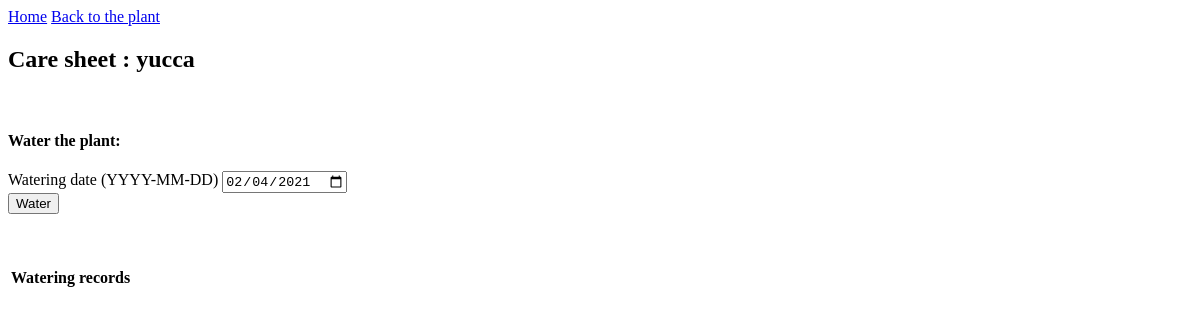
The app's page /plant/4/care, older data.
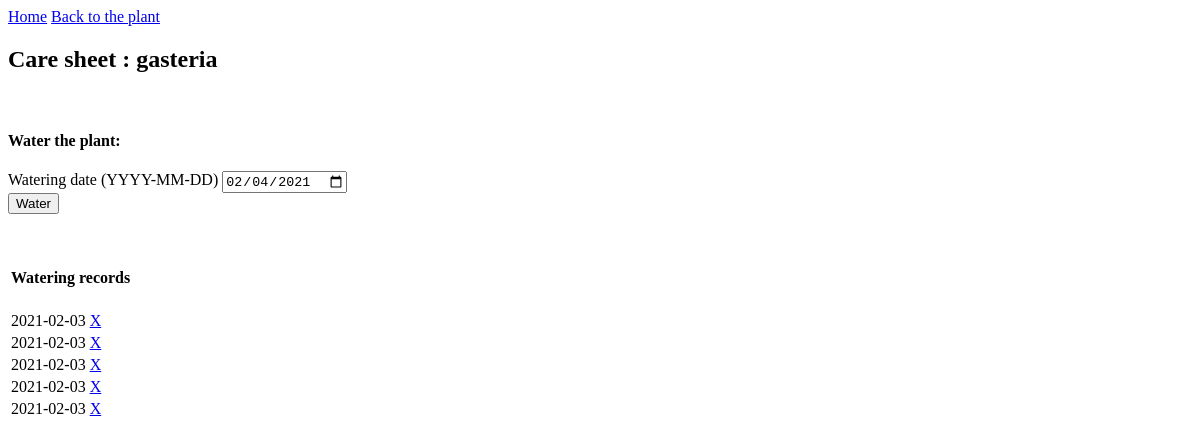
The same page, newer data.
### add_plant.py (models this page shows, shortened)
class Houseplants(db.Model):
    id = db.Column(db.Integer, primary_key=True)
    houseplant_name = db.Column(db.String(45), nullable=False, unique = True)
    species = db.Column(db.String(45))
    family = db.Column(db.String(45))
    date_acquired = db.Column(db.Date)
    source = db.Column(db.String(45))
    waterings = db.relationship('Waterings', backref='houseplants')

class Waterings(db.Model):
    watering_id = db.Column(db.Integer, primary_key=True)
    plant_id = db.Column(db.Integer, db.ForeignKey('houseplants.id'), nullable=False)
    date = db.Column(db.Date)

### add_plant.py (the view)
@app.route("/plant/<int:plant_id>/care", methods=['GET', 'POST'])
def care(plant_id):
    plant = Houseplants.query.get_or_404(plant_id)
    all_waterings = Waterings.query.filter_by(plant_id=plant_id).order_by(Waterings.date.desc())
    form = WaterPlantForm()
    if form.validate_on_submit():
        new_watering = Waterings(plant_id=plant_id, date=form.watering_date.data)
        db.session.add(new_watering)
        db.session.commit()
    return render_template('care.html', all_waterings=all_waterings, plant=plant, form=form, legend="Care sheet")

### add_plant.py
class WaterPlantForm(FlaskForm):
    watering_date = DateField('Watering date (YYYY-MM-DD)', format='%Y-%m-%d', default=datetime.datetime.now())
    submit = SubmitField('Water')

### templates/care.html (shortened to what this page needs)
<html>
    <head>
    </head>
    <body>
      <a href="/home">Home</a>
      <a href="{{ url_for('plant', plant_id=plant.id) }}">Back to the plant</a>
      <h2>{{ legend }} : {{ plant.houseplant_name }}</h2>
      <br>
      <h4>Water the plant:</h4>
      <form method ="POST" action="">
        {{ form.watering_date.label }}
        {{ form.watering_date}}
        <br>
        {{ form.submit }}
        </form>
 <br><br>
      <div>
        <table>
          <th><h4>Watering records</h4></th>
            {% for watering in all_waterings %}
              <tr>
                <td>
                   {{ watering.date }} <a href="{{ url_for('delete_care', watering_id=watering.watering_id) }}">X</a>
                </td>
              {% endfor %}
            </table>
      </div>
      <br>
  </body>
</html>

Row changes from the older to the newer data that the page shows:
changed Houseplants: houseplant_name "yucca" → "gasteria"
added Waterings: date "2021-02-03"
added Waterings: date "2021-02-03"
added Waterings: date "2021-02-03"
added Waterings: date "2021-02-03"
added Waterings: date "2021-02-03"
